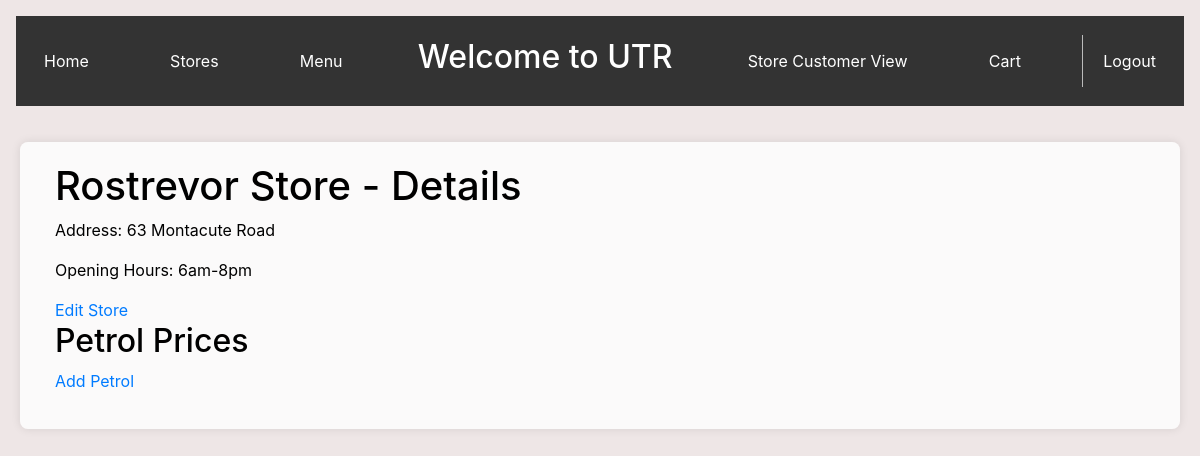
Page /storeDetails/2 on the earlier database version.
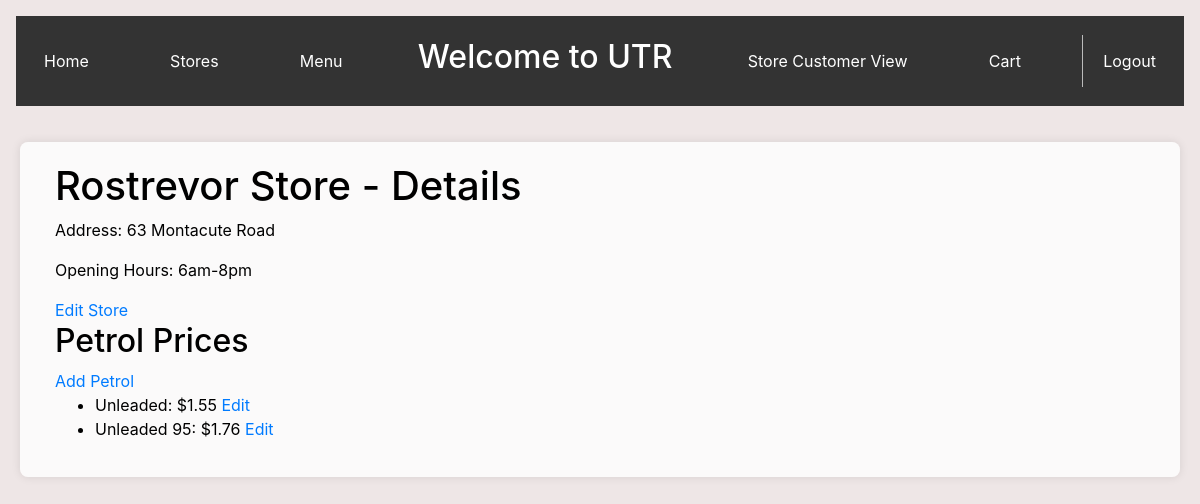
Same page on the later database version.
### app.py (models this page shows, shortened)
class Stores(db.Model):
    id = db.Column(db.Integer, primary_key=True)
    name = db.Column(db.String(100), nullable=False)
    address = db.Column(db.String(100), nullable=False)
    opening_hours = db.Column(db.String(50))
    petrols = db.relationship('Petrol', backref='store', lazy=True)

class Petrol(db.Model):
    id = db.Column(db.Integer, primary_key=True)
    name = db.Column(db.String(50), nullable=False)
    price = db.Column(db.Float, nullable=False)
    store_id = db.Column(db.Integer, db.ForeignKey('stores.id'), nullable=False)

### app.py (the view)
@app.route('/storeDetails/<int:store_id>')
def storeDetails(store_id):
    store = Stores.query.get_or_404(store_id)
    return render_template('storeDetails.html', store=store)

### templates/storeDetails.html (shortened to what this page needs)
{% extends 'base_manager.html' %}
{% block content %}
    <div class="container">
        <h1>{{ store.name }} - Details</h1>
        <p>Address: {{ store.address }}</p>
        <p>Opening Hours: {{ store.opening_hours }}</p>
        <a href="{{ url_for('editStore', store_id=store.id) }}">Edit Store</a>
        <h2>Petrol Prices</h2>
        {% if store.petrols|length >= 3 %}
            <p>Store petrol type limit is 3.</p>
        {% else %}
            <a href="{{ url_for('addPetrol', store_id=store.id) }}">Add Petrol</a>
        {% endif %}
        <ul>
            {% for petrol in store.petrols %}
            <li>
                {{ petrol.name }}: ${{ petrol.price }}
                <a href="{{ url_for('editPetrolPrice', petrol_id=petrol.id) }}">Edit</a>
                {% endfor %}
            </li>
        </ul>
    </div>
{% endblock %}

### templates/base_manager.html (shortened to what this page needs)
<!DOCTYPE html>
<html lang="en">
<head>
  <link rel="stylesheet" href="https://stackpath.bootstrapcdn.com/bootstrap/4.5.0/css/bootstrap.min.css">
</head>
<body>
    <header>
        <div style="background-color: #333 ;"class="navbar">
            <a href="{{ url_for('managerIndex') }}">Home</a></li>
            <a href="{{ url_for('storesDisplay') }}">Stores</a></li>
            <a href="{{ url_for('menuList') }}">Menu</a></li>
            <li style="padding: 14px;"><h2>Welcome to UTR</h2></li>
            <a href="{{ url_for('customerIndex') }}">Store Customer View</a></li>
            <a href="">Cart</a></li>
            <li style="float: right; border-left: 1px solid #bbb">
                <a href="{{ url_for('logout') }}">Logout</a>
            </li>
        </div>
    </header>
    <main>
        <div class="panel">
            {% block content %}
            {% endblock %}
        </div>
    </main>
</body>
</html>

### templates/base_manager.html (style rules this page uses)
body { background-color: rgb(238, 230, 230); color: black; margin: 0; padding: 0 }
body::before { content: ""; position: absolute; top: 0; left: 0; right: 0; bottom: 0; background-image: url('https://generated-assets.prod.myninja.ai/2ce54d58-cb51-4359-8ef3-736d2041e1fb/bd1ad6ae-335c-4c6b-ac0a-22bb35dca7f8_2.jpeg'); background-size: cover; background-repeat: no-repeat; background-position: 55% 35%; z-index: -1; }
header { text-align: center; padding: 1rem; }
.navbar { background-color: #333; overflow: hidden; padding: 0.5rem; }
.navbar a { color: white; text-decoration: none; padding: 14px 20px; float: left; }
.navbar li { list-style-type: none; display: inline; color: white }
.panel { background-color: rgba(255, 255, 255, 0.8); padding: 20px; border-radius: 8px; box-shadow: 0 0 10px rgba(0, 0, 0, 0.1); margin: 20px; }

Differences in the rows shown:
added Petrol: name "Unleaded", price "1.55"
added Petrol: name "Unleaded 95", price "1.76"
